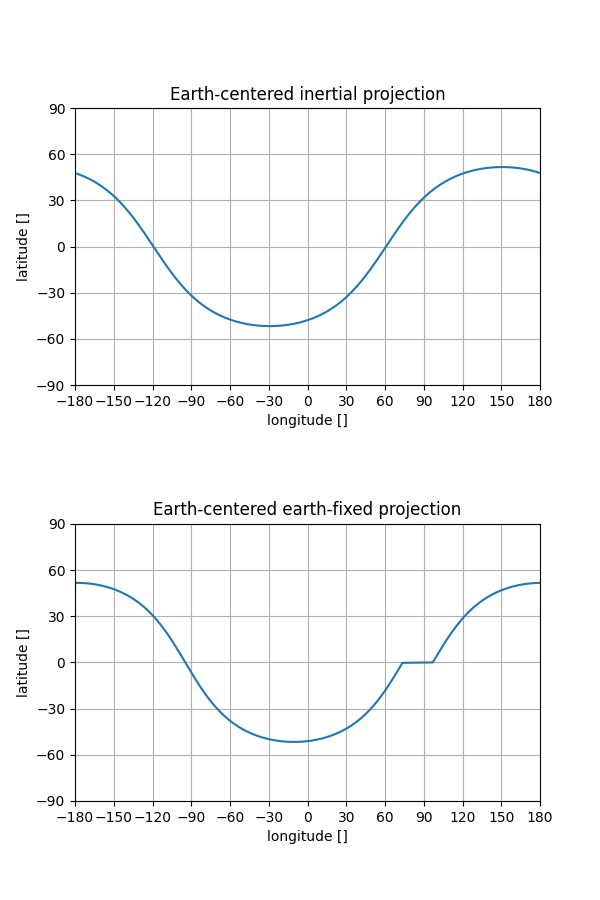

This figure's Python source:
#!/usr/bin/python3
import sys, os
import csv
import datetime
import math
import numpy as np
import matplotlib.pyplot as pyplot
import matplotlib.ticker as ticker

# ------------------------------------------------------------------------------
# constants
#
revolutions_per_day = 15.49162197
mean_anomaly = 311.3398 / 360 * math.pi

reference_time = datetime.datetime(2000, 1, 1, 12, 0)  # J2000
seconds_per_solar_day = 60 * 60 * 24
seconds_per_sidereal_day = 4.0905 + 60*(56 + 60*23)
sidereal_days_per_sidereal_year = 366.256363004
seconds_per_sidereal_year = \
    seconds_per_sidereal_day * sidereal_days_per_sidereal_year
seconds_per_revolution = seconds_per_solar_day / revolutions_per_day
#print(seconds_per_sidereal_day*sidereal_days_per_sidereal_year)
#print(seconds_per_sidereal_year)

to_deg = 180/math.pi

script_pathname = os.path.dirname(sys.argv[0])  

INDENT = '  '

# ==============================================================================
# Procedures and functions
#
def coordinates_to_latitude_longitude(x, y, z):
                                                                    # projection
    longitude = np.unwrap(np.arctan2(y, x))
    latitude = np.arctan(z / np.sqrt(np.square(x)+np.square(y)))
                                                           # wrap to 360 degrees
    wrap_index = 0
    while longitude[wrap_index] < 2*math.pi:
        wrap_index = wrap_index + 1
    longitude = np.roll(longitude, -wrap_index)
    longitude = np.mod(longitude, 2*math.pi*np.ones(len(longitude)))
    latitude = np.roll(latitude, -wrap_index)
                                                       # wrap to +/- 180 degrees
    wrap_index = 0
    while longitude[wrap_index] < math.pi:
        wrap_index = wrap_index + 1
    longitude = np.roll(longitude, -wrap_index)
    longitude = np.mod(longitude+math.pi, 2*math.pi*np.ones(len(longitude)))-math.pi
#    longitude = np.mod(longitude, 2*math.pi*np.ones(len(longitude)))
    latitude = np.roll(latitude, -wrap_index)

    return(longitude, latitude)

# ==============================================================================
# Transformation from ECI J2000 coordinates to ECEF rotating coordinates
#
# ------------------------------------------------------------------------------
# Read ECI coordinates from file created by issEllipse.py
#
print('Reading ECI coordinates from file')
CSV_file_spec = script_pathname + '/issEllipse-normal.csv'
CSV_file = open(CSV_file_spec, 'r')
with CSV_file:
    reader = csv.reader(CSV_file)
    point_nb = 0
    time = np.array([])
    x_ECI = np.array([])
    y_ECI = np.array([])
    z_ECI = np.array([])
    for row in reader:
        point_nb = point_nb + 1
        time = np.append(time, float(row[0]))
        x_ECI = np.append(x_ECI, float(row[1]))
        y_ECI = np.append(y_ECI, float(row[2]))
        z_ECI = np.append(z_ECI, float(row[3]))
CSV_file.close

# ------------------------------------------------------------------------------
# ECI to ECEF transformation
#
print()
print('Transforming to ECEF coordinates')
print(INDENT + 'now is ' + str(datetime.datetime.now()))
                  # elapsed time since the beginning of the present sirereal day
elapsed = (datetime.datetime.utcnow() - reference_time).total_seconds()
print(INDENT + "total seconds : {}".format(elapsed))
full_year_nb = int(elapsed / seconds_per_sidereal_year)
print(INDENT + "full year nb : {}".format(full_year_nb))
elapsed = elapsed - full_year_nb*seconds_per_sidereal_year
print(INDENT + "seconds this year : {}".format(elapsed))
full_day_nb = int(elapsed / seconds_per_sidereal_day)
print(INDENT + "additional full day nb : {}".format(full_day_nb))
elapsed = elapsed - full_day_nb*seconds_per_sidereal_day
print(INDENT + "seconds this day : {} out of {}"\
    .format(elapsed, seconds_per_sidereal_day))
                                                        # rotate the coordinates
x_ECEF = np.zeros(len(time))
y_ECEF = np.zeros(len(time))
z_ECEF = np.zeros(len(time))
for index in range(len(time)):
    offset = elapsed + time[index]
    rotation_angle = (offset/seconds_per_sidereal_day) * 2*math.pi
#    rotation_angle = rotation_angle - mean_anomaly
                                                    # define the rotation matrix
    earth_rotation = np.array([
        [ math.cos(rotation_angle), math.sin(rotation_angle), 0],
        [-math.sin(rotation_angle), math.cos(rotation_angle), 0],
        [           0            ,             0            , 1]
    ])
                                                        # rotate the coordinates
    coordinates_ECI = np.array([[
        x_ECI[index], y_ECI[index], z_ECI[index]
    ]]).transpose()
    coordinates_ECEF = np.dot(earth_rotation, coordinates_ECI).transpose()[0]
    x_ECEF[index] = coordinates_ECEF[0]
    y_ECEF[index] = coordinates_ECEF[1]
    z_ECEF[index] = coordinates_ECEF[2]

# ------------------------------------------------------------------------------
# ECI equirectangular projection
#
print()
print('Plotting equirectangular projections')
print(INDENT + 'Earth Centered Inertial (ECI) directions')
                                                                # prepare figure
pyplot.figure(figsize=(6, 9))
pyplot.subplots_adjust(hspace = 0.5)
                                                    # equirectangular projection
(longitude, latitude) = coordinates_to_latitude_longitude(x_ECI, y_ECI, z_ECI)
ECI_plot = pyplot.subplot(211)
ECI_plot.plot(longitude*to_deg, latitude*to_deg)
                                                              # grids and labels
ECI_plot.set_xlim(-180, 180)
ECI_plot.xaxis.set_major_locator(ticker.MultipleLocator(30))
ECI_plot.set_ylim(-90, 90)
ECI_plot.yaxis.set_major_locator(ticker.MultipleLocator(30))
ECI_plot.grid()
ECI_plot.set(
    xlabel='longitude []',
    ylabel='latitude []',
    title='Earth-centered inertial projection'
)

# ------------------------------------------------------------------------------
# ECEF equirectangular projection
#
print(INDENT + 'Earth Centered Earth Fixed (ECEF) directions')
                                                    # equirectangular projection
(longitude, latitude) = coordinates_to_latitude_longitude(x_ECEF, y_ECEF, z_ECEF)
ECEF_plot = pyplot.subplot(212)
ECEF_plot.plot(longitude*to_deg, latitude*to_deg)
                                                              # grids and labels
ECEF_plot.set_xlim(-180, 180)
ECEF_plot.xaxis.set_major_locator(ticker.MultipleLocator(30))
ECEF_plot.set_ylim(-90, 90)
ECEF_plot.yaxis.set_major_locator(ticker.MultipleLocator(30))
ECEF_plot.grid()
ECEF_plot.set(
    xlabel='longitude []',
    ylabel='latitude []',
    title='Earth-centered earth-fixed projection'
)

# ==============================================================================
# Display results
#
print()
print('Rendering')
print(INDENT + 
    'Compare with ' + 
    'https://www.esa.int/Science_Exploration/Human_and_Robotic_Exploration/International_Space_Station/Where_is_the_International_Space_Station'
)
                                                     # screen and file rendering
pyplot.savefig(script_pathname + '/eciToEcef.png')
pyplot.show()
